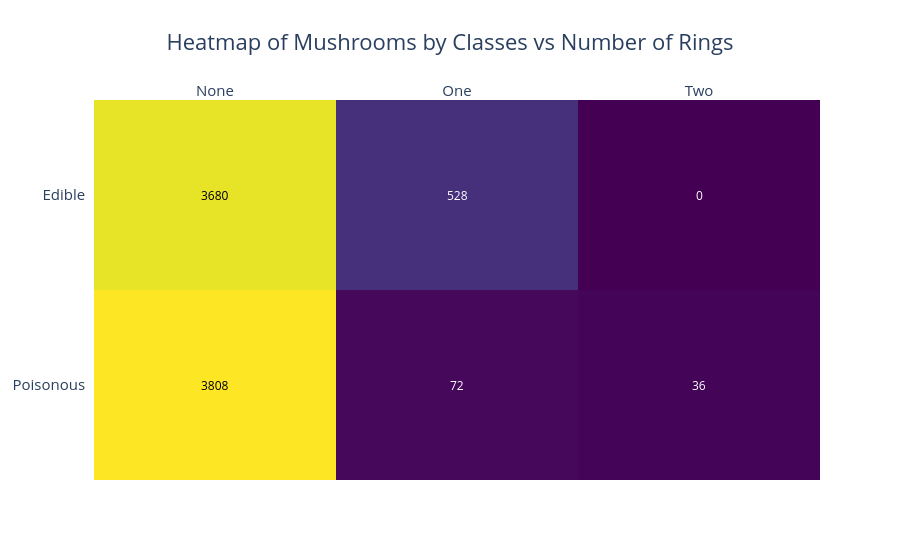

Notebook cell for this chart:
### Code cell
import plotly.figure_factory as ff

x = ['None', 'One', 'Two']
y = ['Poisonous', 'Edible']
z = [
    [data[data['class'] == 'p']['ring-number'].value_counts().get(i, 0) for i in range(3)],
    [data[data['class'] == 'e']['ring-number'].value_counts().get(i, 0) for i in range(3)]
]
# Create the heatmap using figure_factory
fig = ff.create_annotated_heatmap(z, x=x, y=y, colorscale='Viridis')
fig.update_layout(
    title_text='Heatmap of Mushrooms by Classes vs Number of Rings',
    title_x=0.5,
    title_font=dict(size=22),
    xaxis=dict(tickfont=dict(size=15)),
    yaxis=dict(tickfont=dict(size=15))
)
# import plotly.io as pio
# pio.renderers.default = 'notebook' # or 'colab', 'vscode', 'browser'
fig.show()

### Figure 1 — Plotly figure (JSON) as saved in the notebook; plotly's stock layout.template omitted (floating-point values rounded to 4 significant figures)
{"data": [{"colorscale": [[0, "#440154"], [0.1111, "#482878"], [0.2222, "#3e4989"], [0.3333, "#31688e"], [0.4444, "#26828e"], [0.5556, "#1f9e89"], [0.6667, "#35b779"], [0.7778, "#6ece58"], [0.8889, "#b5de2b"], [1, "#fde725"]], "reversescale": false, "showscale": false, "type": "heatmap", "x": ["None", "One", "Two"], "y": ["Poisonous", "Edible"], "z": [[3808, 72, 36], [3680, 528, 0]]}], "layout": {"annotations": [{"font": {"color": "#000000"}, "showarrow": false, "text": "3808", "x": "None", "xref": "x", "y": "Poisonous", "yref": "y"}, {"font": {"color": "#FFFFFF"}, "showarrow": false, "text": "72", "x": "One", "xref": "x", "y": "Poisonous", "yref": "y"}, {"font": {"color": "#FFFFFF"}, "showarrow": false, "text": "36", "x": "Two", "xref": "x", "y": "Poisonous", "yref": "y"}, {"font": {"color": "#000000"}, "showarrow": false, "text": "3680", "x": "None", "xref": "x", "y": "Edible", "yref": "y"}, {"font": {"color": "#FFFFFF"}, "showarrow": false, "text": "528", "x": "One", "xref": "x", "y": "Edible", "yref": "y"}, {"font": {"color": "#FFFFFF"}, "showarrow": false, "text": "0", "x": "Two", "xref": "x", "y": "Edible", "yref": "y"}], "title": {"font": {"size": 22}, "text": "Heatmap of Mushrooms by Classes vs Number of Rings", "x": 0.5}, "xaxis": {"dtick": 1, "gridcolor": "rgb(0, 0, 0)", "side": "top", "tickfont": {"size": 15}, "ticks": ""}, "yaxis": {"dtick": 1, "tickfont": {"size": 15}, "ticks": "", "ticksuffix": "  "}}}
